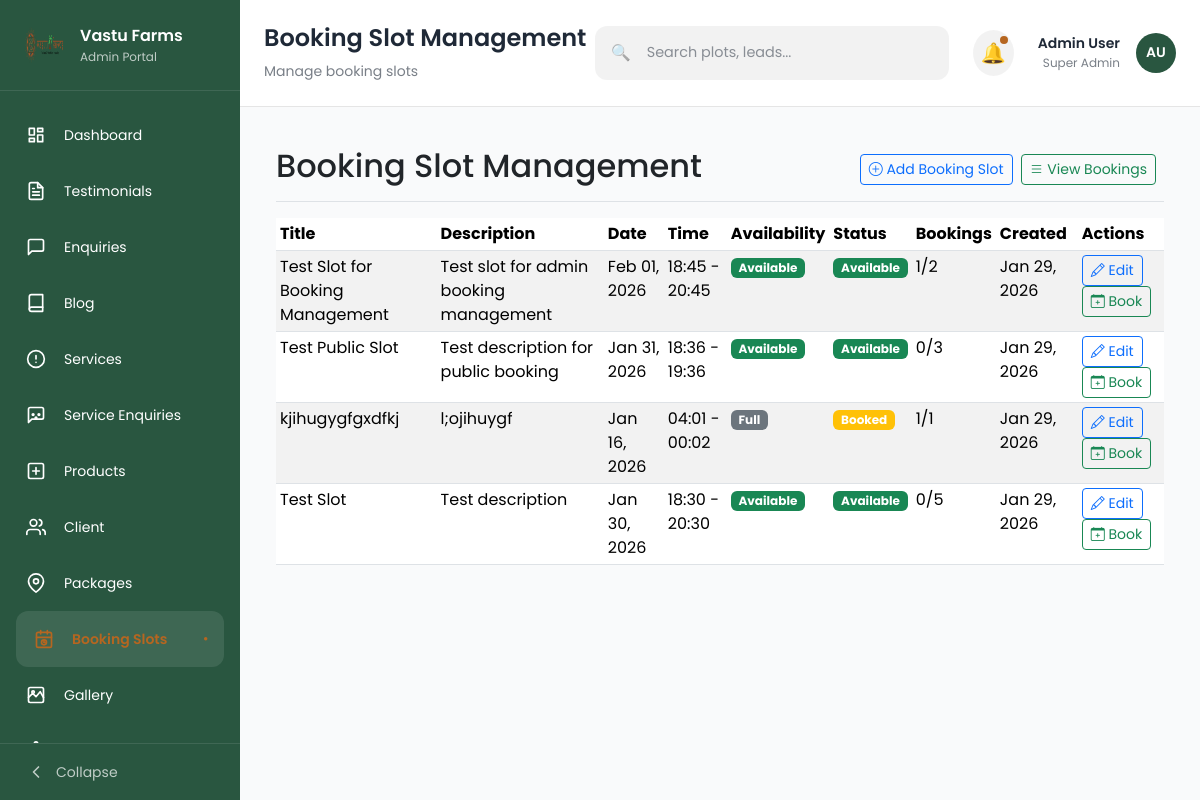
/bookingslots/admin/slots/ (signed in), run on the app's committed database.
### bookingslots/models.py (models this page shows, shortened)
class BookingSlot(models.Model):
    SLOT_STATUS_CHOICES = [
        ('available', 'Available'),
        ('booked', 'Booked'),
        ('cancelled', 'Cancelled'),
        ('completed', 'Completed'),
    ]
    id = models.UUIDField(primary_key=True, default=uuid.uuid4, editable=False)
    title = models.CharField(max_length=200)
    description = models.TextField(blank=True)
    start_time = models.DateTimeField()
    end_time = models.DateTimeField()
    max_bookings = models.PositiveIntegerField(default=1)
    current_bookings = models.PositiveIntegerField(default=0)
    status = models.CharField(max_length=20, choices=SLOT_STATUS_CHOICES, default='available')
    created_at = models.DateTimeField(auto_now_add=True)
    updated_at = models.DateTimeField(auto_now=True)
    class Meta:
        ordering = ['start_time']
        verbose_name = 'Booking Slot'
        verbose_name_plural = 'Booking Slots'
    @property
    def is_available(self):
        return self.status == 'available' and self.current_bookings < self.max_bookings

### bookingslots/views.py (the view)
# urls.py: path('admin/slots/', views.booking_slot_list, name='booking_slot_list'),
@login_required(login_url='dashboard:admin_login')
def booking_slot_list(request):
    slots = BookingSlot.objects.all().order_by('-created_at')
    context = {
        'slots': slots,
        'page_title': 'Booking Slot Management',
        'page_subtitle': 'Manage booking slots',
        'current_page': 'booking-slots'
    }
    return render(request, 'admin/bookingslots/list.html', context)

### bookingslots/templates/admin/bookingslots/list.html (shortened to what this page needs)
{% extends 'base.html' %}
{% block content %}
<div class="container-fluid">
  <div class="row">
    <main class="col-md-12">
      <div class="d-flex justify-content-between flex-wrap flex-md-nowrap align-items-center pt-3 pb-2 mb-3 border-bottom">
        <h1 class="h2">{{ page_title }}</h1>
        <div class="btn-toolbar mb-2 mb-md-0">
          <div class="btn-group me-2">
            <a href="{% url 'booking_slot_add' %}" class="btn btn-sm btn-outline-primary">
              <i class="bi bi-plus-circle"></i> Add Booking Slot
            </a>
          </div>
          <div class="btn-group me-2">
            <a href="{% url 'booking_list' %}" class="btn btn-sm btn-outline-success">
              <i class="bi bi-list"></i> View Bookings
            </a>
          </div>
        </div>
      </div>
      <div class="row">
        <div class="col-md-12">
          <div class="table-responsive">
            <table class="table table-striped table-sm">
              <thead>
                <tr>
                  <th>Title</th>
                  <th>Description</th>
                  <th>Date</th>
                  <th>Time</th>
                  <th>Availability</th>
                  <th>Status</th>
                  <th>Bookings</th>
                  <th>Created</th>
                  <th>Actions</th>
                </tr>
              </thead>
              <tbody>
                {% for slot in slots %}
                <tr>
                  <td>{{ slot.title }}</td>
                  <td>{{ slot.description|truncatewords:10 }}</td>
                  <td>{{ slot.start_time|date:"M d, Y" }}</td>
                  <td>{{ slot.start_time|time:"H:i" }} - {{ slot.end_time|time:"H:i" }}</td>
                  <td>
                    <span class="badge {% if slot.is_available %}bg-success{% else %}bg-secondary{% endif %}">
                      {% if slot.is_available %}Available{% else %}Full{% endif %}
                    </span>
                  </td>
                  <td>
                    <span class="badge bg-{% if slot.status == 'available' %}success{% elif slot.status == 'booked' %}warning{% elif slot.status == 'completed' %}primary{% else %}secondary{% endif %}">
                      {{ slot.get_status_display }}
                    </span>
                  </td>
                  <td>{{ slot.current_bookings }}/{{ slot.max_bookings }}</td>
                  <td>{{ slot.created_at|date:"M d, Y" }}</td>
                  <td>
                    <a href="{% url 'booking_slot_edit' slot.pk %}" class="btn btn-sm btn-outline-primary">
                      <i class="bi bi-pencil"></i> Edit
                    </a>
                    <a href="{% url 'booking_create' slot.pk %}" class="btn btn-sm btn-outline-success">
                      <i class="bi bi-calendar-plus"></i> Book
                    </a>
                  </td>
                </tr>
                {% empty %}
                <tr>
                  <td colspan="9" class="text-center">No booking slots found.</td>
                </tr>
                {% endfor %}
              </tbody>
            </table>
          </div>
        </div>
      </div>
    </main>
  </div>
</div>
{% endblock %}

### templates/base.html (style rules this page uses)
:root { --sidebar-bg: #ffffff; --sidebar-text: #333333; --sidebar-hover-bg: #f8f9fa; --header-bg: #ffffff; --header-text: #333333; --content-bg: #f8f9fa; --card-bg: #ffffff; --border-color: #e9ecef; }

### data on the page
BookingSlot: title "Test Slot for Booking Management", description "Test slot for admin booking management", start_time "Feb 01, 2026", start_time "18:45", end_time "20:45", shows "Available", status "Available", current_bookings "1", max_bookings "2", created_at "Jan 29, 2026"
BookingSlot: title "Test Public Slot", description "Test description for public booking", start_time "Jan 31, 2026", start_time "18:36", end_time "19:36", shows "Available", status "Available", current_bookings "0", max_bookings "3", created_at "Jan 29, 2026"
BookingSlot: title "kjihugygfgxdfkj", description "l;ojihuygf", start_time "Jan 16, 2026", start_time "04:01", end_time "00:02", shows "Full", status "Booked", current_bookings "1", max_bookings "1", created_at "Jan 29, 2026"
BookingSlot: title "Test Slot", description "Test description", start_time "Jan 30, 2026", start_time "18:30", end_time "20:30", shows "Available", status "Available", current_bookings "0", max_bookings "5", created_at "Jan 29, 2026"

### other printed values
{{ page_title|default:"Dashboard" }} "Booking Slot Management"
{{ page_subtitle|default:"Welcome back to Vastu Farms Admin Portal" }} "Manage booking slots"
{{ page_title }} "Booking Slot Management"
